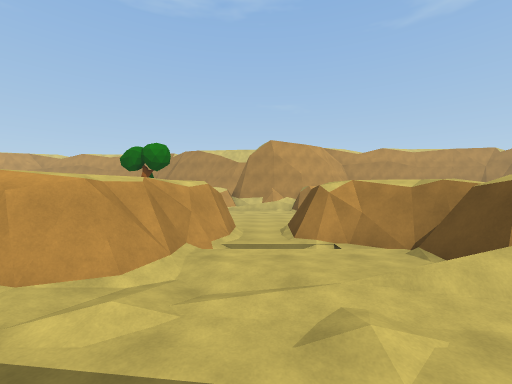
[1] (above)

24 first-person views from a walk through a Unity game level. The camera is 1.4 m above the floor, looks level and sees 90° across. The floor is counted in squares, 2 m on a side. Each view is taken from the middle of a square. On the plan, view 1 faces up. The plan holds only what a view shows up to about 9 squares ahead; the rest is blank. The place goes on beyond the plan.

[2]
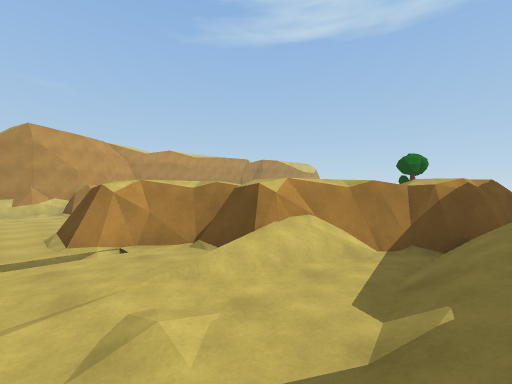

[3]
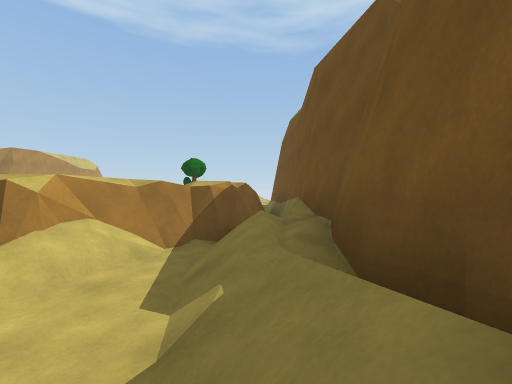

[4]
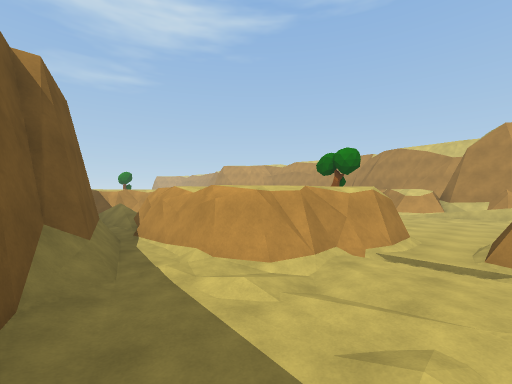

[5]
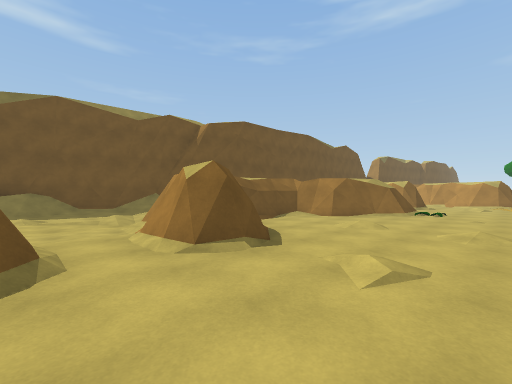

[6]
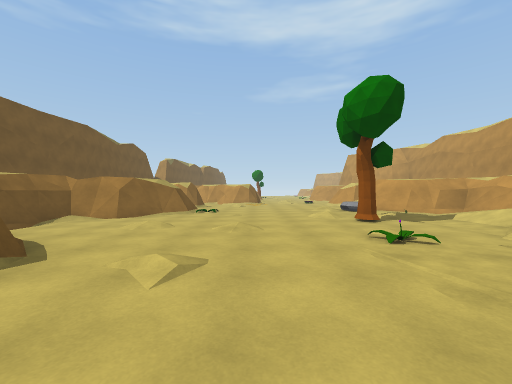

[7]
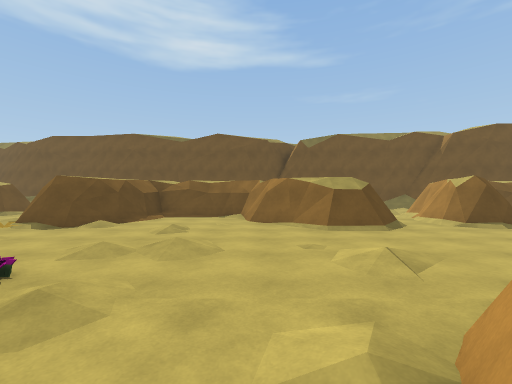

[8]
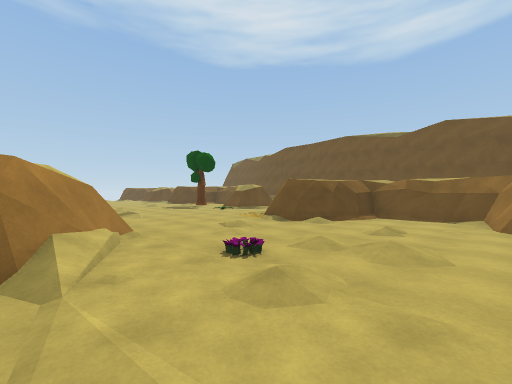

[9]
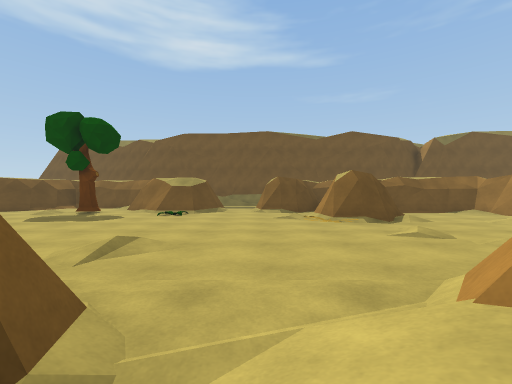

[10]
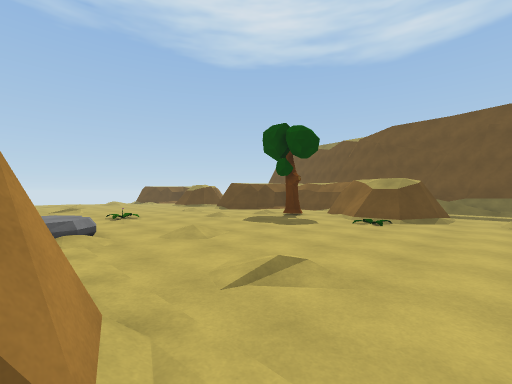

[11]
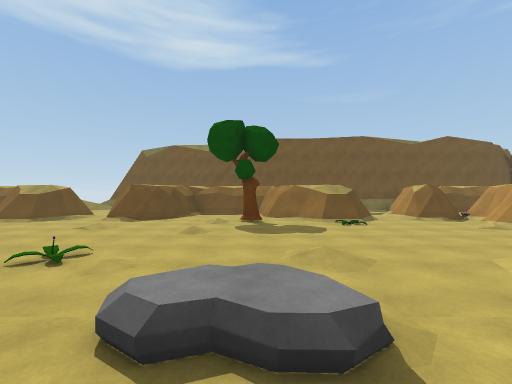

[12]
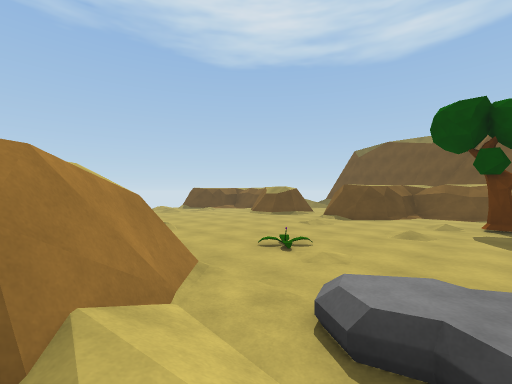

[13]
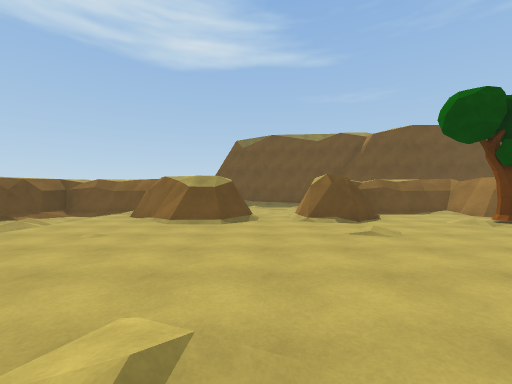

[14]
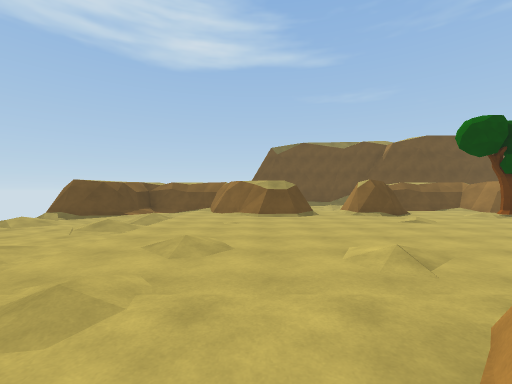

[15]
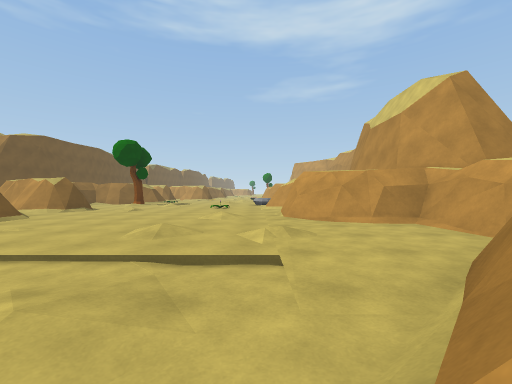

[16]
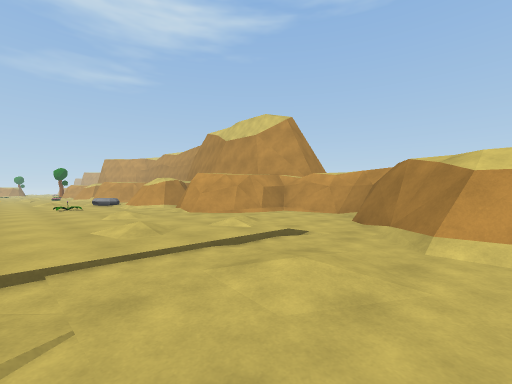

[17]
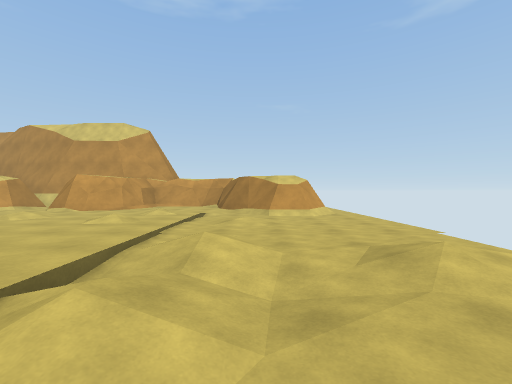

[18]
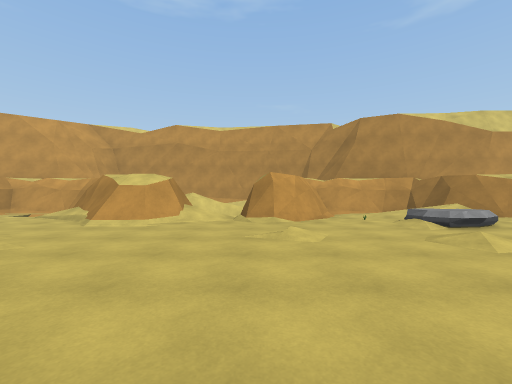

[19]
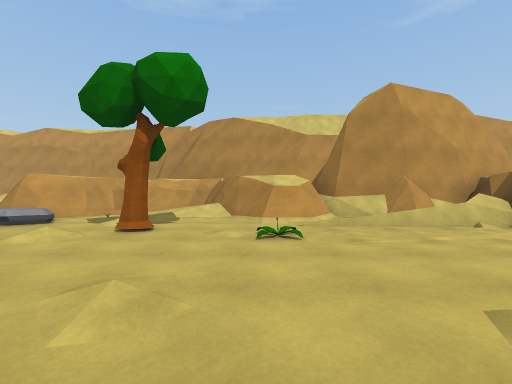

[20]
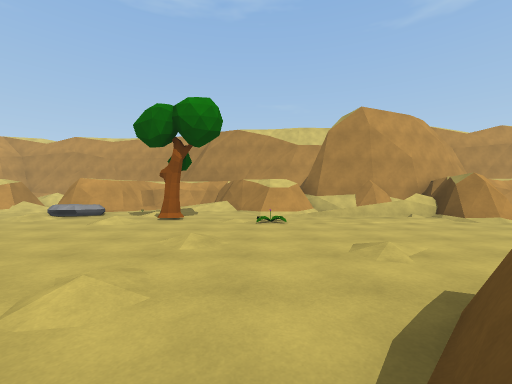

[21]
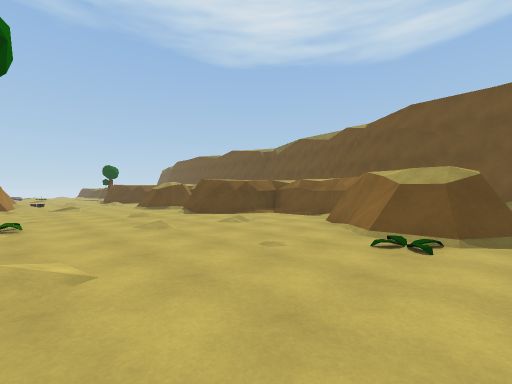

[22]
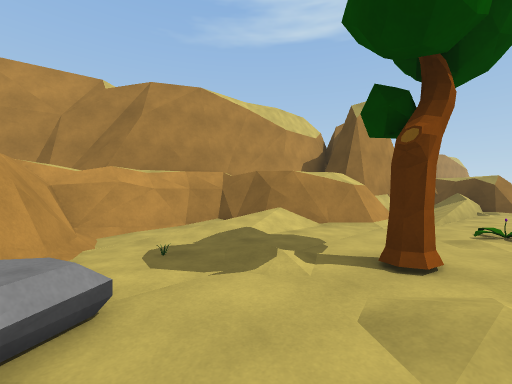

[23]
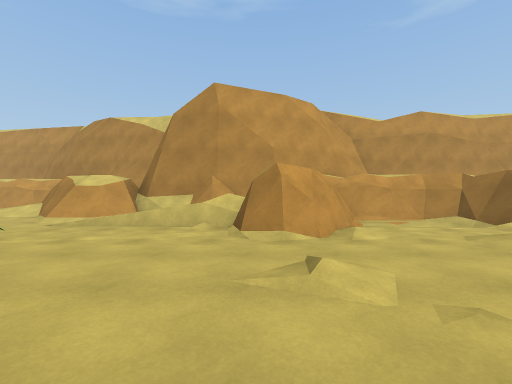

[24]
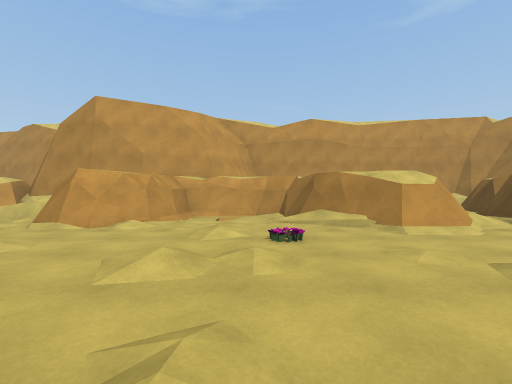

### Floor plan
Key: @ floor where view 1 was taken; # wall or solid block; . main floor; : floor 0.25 m higher than the main floor; - floor 0.25 m lower than the main floor; + floor 0.5 m higher than the main floor; * floor 1 m higher than the main floor; / step, stairs or slope; = window, fence, low wall or low ledge; ^ raised ledge; P plant; R rock; T tree; O other object.
Columns run from 9 left of view 1 to 31 right of it. Each row starts with its distance up from view 1.
 16  #####
 15  #.::##
 14 ##O://###########    =#####      ###
 13 ##::::##==####/##  *=###/##     ##:##
 12 .R..T..:+#=^#/..####/##/:/####: #:::##
 11 ...:..P::::##::::###:##::/:###:##::::###.
 10 ...............P.........R/.......:......
  9 .....:.....:..::.....::.:...P..:..:......
  8 .........................................
  7 .P...:............O......................
  6 ###....##.###....##.................//./.
  5 ####...##.####..###...O............./--.
  4    #####/../########/.##.T:..//.##../-.#
  3  //#####/:::###   ##//###...##//###.-.##
  2 #/::////:.://##     /.  #:..##//   /-/#
  1 #   ##/::::::/##    ::/ ######.:   ####
  0      ####@/////#    ://
 -1         ########  ####

Where each view was taken, in squares from view 1:
view 1: 0 up, 0 right, facing up
view 2: 0 up, 0 right, facing up-right
view 3: 0 up, 0 right, facing right
view 4: 0 up, 1 right, facing up-left
view 5: 9 up, 1 right, facing down-left
view 6: 9 up, 1 right, facing left
view 7: 12 up, 4 right, facing down
view 8: 12 up, 4 right, facing down-right
view 9: 12 up, 11 right, facing down
view 10: 11 up, 11 right, facing down-right
view 11: 12 up, 16 right, facing down
view 12: 12 up, 16 right, facing down-right
view 13: 10 up, 22 right, facing down
view 14: 12 up, 24 right, facing down
view 15: 10 up, 29 right, facing left
view 16: 7 up, 29 right, facing up-left
view 17: 3 up, 28 right, facing up
view 18: 5 up, 12 right, facing up
view 19: 7 up, 3 left, facing up
view 20: 5 up, 3 left, facing up
view 21: 11 up, 9 left, facing down-right
view 22: 11 up, 8 left, facing up-right
view 23: 7 up, 2 right, facing up
view 24: 6 up, 6 right, facing up
